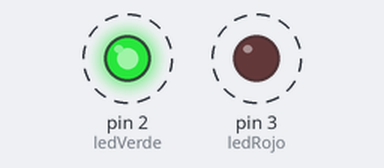
Bench run of a sketch on a simulated Arduino Uno, built with avr-gcc and run on an emulated ATmega328P. On the bench: output pins drawn as LEDs (lit = HIGH). Dashed ring = blinking.

Above: at 0.02 s.
Timing chart, 0 to 3.0 s (numbered marks = the images above):
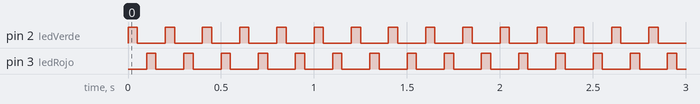

The sketch:

prueba_leds.ino
```cpp
int tiempo=50;
const int ledVerde=2;
const int ledRojo=3;
void setup() {
  // put your setup code here, to run once:
pinMode (ledVerde,OUTPUT);
pinMode (ledRojo,OUTPUT);
}

void loop() {
  // put your main code here, to run repeatedly:

digitalWrite (ledVerde,HIGH);
delay (tiempo);
digitalWrite (ledVerde,LOW);
delay (tiempo);
digitalWrite (ledRojo,HIGH);
delay (tiempo);
digitalWrite (ledRojo,LOW);
delay (tiempo);
}
```

Measured:
- by itself, pin 2 (ledVerde), pin 3 (ledRojo): alternates HIGH for 0.05 s and LOW for 0.15 s
